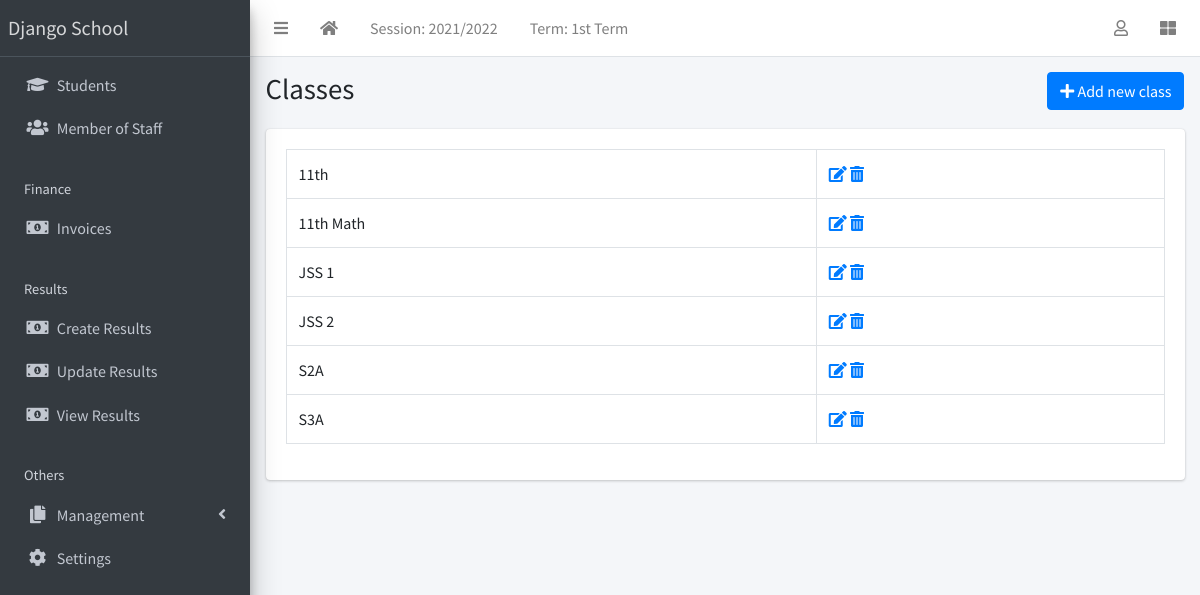
Screenshot of /class/list/ (signed in) with the database file from the repository.
### apps/corecode/models.py (models this page shows, shortened)
class AcademicSession(models.Model):
    name = models.CharField(max_length=200, unique=True)
    current = models.BooleanField(default=True)
    class Meta:
        ordering = ["-name"]

class AcademicTerm(models.Model):
    name = models.CharField(max_length=20, unique=True)
    current = models.BooleanField(default=True)
    class Meta:
        ordering = ["name"]

class SiteConfig(models.Model):
    key = models.SlugField()
    value = models.CharField(max_length=200)

class StudentClass(models.Model):
    name = models.CharField(max_length=200, unique=True)
    class Meta:
        verbose_name = "Class"
        verbose_name_plural = "Classes"
        ordering = ["name"]
    def __str__(self):
        return self.name

### apps/corecode/views.py (the view)
# urls.py: path("class/list/", ClassListView.as_view(), name="classes"),
class ClassListView(LoginRequiredMixin, SuccessMessageMixin, ListView):
    model = StudentClass
    template_name = "corecode/class_list.html"
    def get_context_data(self, **kwargs):
        context = super().get_context_data(**kwargs)
        context["form"] = StudentClassForm()
        return context

### apps/corecode/context_processors.py (called while the page is built)
def site_defaults(request):
    current_session = AcademicSession.objects.get(current=True)
    current_term = AcademicTerm.objects.get(current=True)
    vals = SiteConfig.objects.all()
    contexts = {
        "current_session": current_session.name,
        "current_term": current_term.name,
    }
    for val in vals:
        contexts[val.key] = val.value
    return contexts

### apps/corecode/templates/corecode/class_list.html (shortened to what this page needs)
{% extends 'base.html' %}
{% load widget_tweaks %}
{% block title %}
Classes
{% endblock title %}
{% block breadcrumb %}
  <a class="btn btn-primary" href="#" data-toggle="modal" data-target="#modal1">
    <i class="fa fa-plus"></i>
    Add new class
  </a>
{% endblock breadcrumb %}
{% block content %}
  <div class="row">
    <div class="col-sm-12">
        <table class="table table-bordered">
          <tbody>
            {% for object in object_list %}
            <tr>
              <td>{{ object }}</td>
              <td><a href="{% url 'class-update' object.id %}"><i
                    class="fa fa-edit"></i></a> <a
                  href="{% url 'class-delete' object.id %}"><i
                    class="fa fa-trash-alt"></i></a></td>
            </tr>
            {% endfor %}
          </tbody>
        </table>
    </div>
  </div>
{% endblock content %}

### templates/base.html (shortened to what this page needs)
{% load static %}
<!DOCTYPE html>
<html lang="en">
<head>
  <link rel="stylesheet" href="{% static 'plugins/fontawesome-free/css/all.min.css' %}">
  <link rel="stylesheet" href="{% static 'plugins/toastr/toastr.min.css' %}">
  <link rel="stylesheet"
    href="{% static 'plugins/overlayScrollbars/css/OverlayScrollbars.min.css' %}">
  <link rel="stylesheet" href="{% static 'plugins/Datatables/datatables.min.css' %}" />
  <link rel="stylesheet" href="{% static 'dist/css/adminlte.min.css' %}">
</head>
<body
  class="hold-transition sidebar-mini layout-fixed layout-navbar-fixed layout-footer-fixed">
  <div class="wrapper">
    <nav class="main-header navbar navbar-expand navbar-white navbar-light">
      <ul class="navbar-nav">
        <li class="nav-item">
          <a class="nav-link" data-widget="pushmenu" href="#" role="button"><i
              class="fas fa-bars"></i></a>
        </li>
        <li class="nav-item d-none d-sm-inline-block">
          <a href="{% url 'home' %} " class="nav-link"><i class="fa fa-home"></i></a>
        </li>
        <li class="nav-item d-none d-sm-inline-block">
          <a href="{% url 'current-session' %}" class="nav-link">Session: {{ current_session }}</a>
        </li>
        <li class="nav-item d-none d-sm-inline-block">
          <a href="{% url 'current-session' %}" class="nav-link">Term: {{ current_term }}</a>
        </li>
      </ul>
      <ul class="navbar-nav ml-auto">
        <li class="nav-item dropdown">
          <a class="nav-link" data-toggle="dropdown" href="#">
            <i class="far fa-user"></i>
          </a>
        </li>
        <li class="nav-item">
          <a class="nav-link" data-widget="control-sidebar" data-slide="true"
            href="#" role="button"><i class="fas fa-th-large"></i></a>
        </li>
      </ul>
    </nav>
    <aside class="main-sidebar sidebar-dark-primary elevation-4">
      <a href="{% url 'home' %}" class="brand-link">{{ school_name | default:"MySchool" }}</a>
      <div class="sidebar">
        <nav class="mt-2">
          <ul class="nav nav-pills nav-sidebar flex-column"
            data-widget="treeview" role="menu" data-accordion="false">
            <li class="nav-item">
              <a href="{% url 'student-list' %}" class="nav-link">
                <i class="nav-icon fas fa-graduation-cap"></i>
                <p>
                  Students
                </p>
              </a>
            </li>
            <li class="nav-item">
              <a href="{% url 'staff-list' %}" class="nav-link">
                <i class="nav-icon fas fa-users"></i>
                <p>
                  Member of Staff
                </p>
              </a>
            </li>
            <li class="nav-header">Finance</li>
            <li class="nav-item">
              <a href="{% url 'invoice-list' %}" class="nav-link">
                <i class="nav-icon fas fa-money-bill-alt"></i>
                <p>
                  Invoices
                </p>
              </a>
            </li>
            <li class="nav-header">Results</li>
            <li class="nav-item">
              <a href="{% url 'create-result' %}" class="nav-link">
                <i class="nav-icon fas fa-money-bill-alt"></i>
                <p>
                  Create Results
                </p>
              </a>
            </li>
            <li class="nav-item">
              <a href="{% url 'edit-results' %}" class="nav-link">
                <i class="nav-icon fas fa-money-bill-alt"></i>
                <p>
                  Update Results
                </p>
              </a>
            </li>
            <li class="nav-item">
              <a href="{% url 'view-results' %}" class="nav-link">
                <i class="nav-icon fas fa-money-bill-alt"></i>
                <p>
                  View Results
                </p>
              </a>
            </li>
            <li class="nav-header">Others</li>
            <li class="nav-item has-treeview">
              <a href="#" class="nav-link">
                <i class="nav-icon fas fa-copy"></i>
                <p>
                  Management
                  <i class="fas fa-angle-left right"></i>
                </p>
              </a>
            </li>
            <li class="nav-item">
              <a href="{% url 'configs' %}" class="nav-link">
                <i class="nav-icon fas fa-cog"></i>
                <p>
                  Settings
                </p>
              </a>
            </li>
          </ul>
        </nav>
      </div>
    </aside>
    <div class="content-wrapper">
      <section class="content-header">
        <div class="container-fluid">
          <div class="row mb-1">
            <div class="col-sm-8">
              <h1>{% block title %}{% endblock title %}</h1>
            </div>
            <div class="col-sm-4">
              <ol class="breadcrumb float-sm-right">
                <li class="breadcrumb-item">{% block breadcrumb %}{% endblock breadcrumb %}</li>
              </ol>
            </div>
          </div>
        </div>
      </section>
      <section class="content">
        <div class="container-fluid">
          <div class="row">
            <div class="col-md-12">
              {% block fullcard %}
              <div class="card">
                <div class="card-body">
                  <div class="row">
                    <div class="col">
                      {% block content %}
                      {% endblock content %}
                    </div>
                  </div>
                </div>
              </div>
              {% endblock fullcard %}
            </div>
          </div>
        </div>
      </section>
    </div>
  </div>
</body>
</html>

### rows the page displays
AcademicSession: name "2021/2022"
AcademicTerm: name "1st Term"
SiteConfig: value "Django School"
StudentClass: name "11th"
StudentClass: name "11th Math"
StudentClass: name "JSS 1"
StudentClass: name "JSS 2"
StudentClass: name "S2A"
StudentClass: name "S3A"
